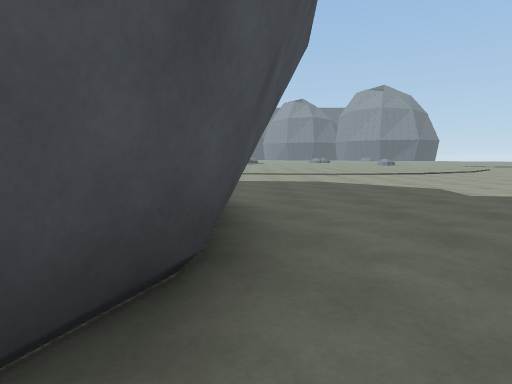
View 1 (above)

18 first-person views from a walk through a scene from a Unity 3-D project. The camera is 1.2 m above the floor, tilts 6° down and sees 75° across. The floor is counted in squares, 2 m on a side. Each view is taken from the middle of a square. On the plan, view 1 faces up. The plan holds only what a view shows up to about 10 squares ahead; the rest is blank. The place goes on beyond the plan. The player character is not drawn.

View 2
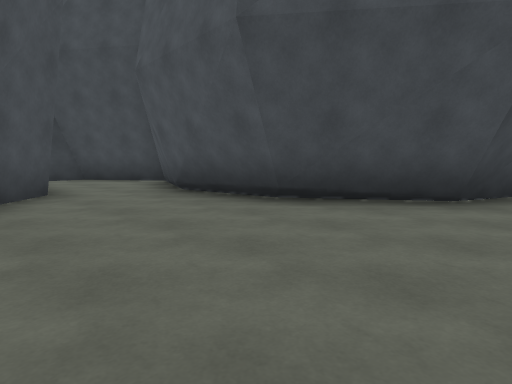

View 3
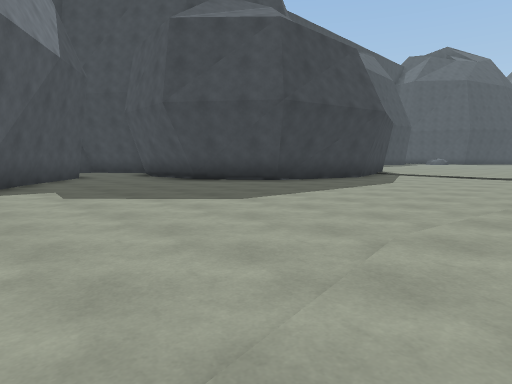

View 4
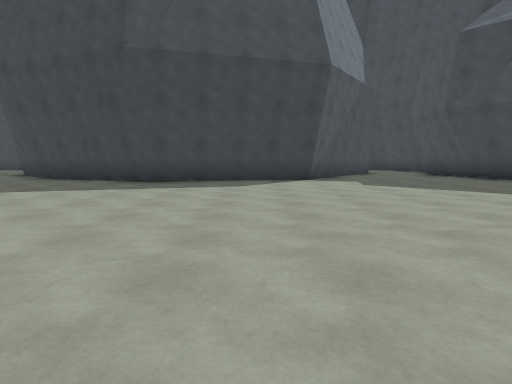

View 5
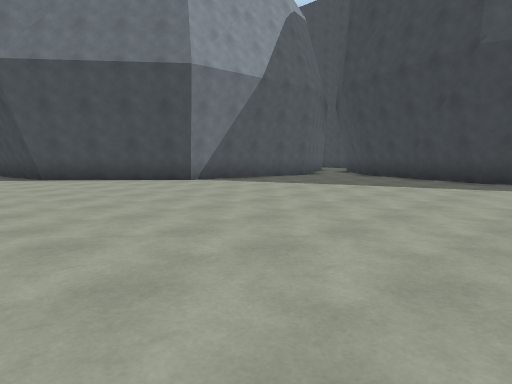

View 6
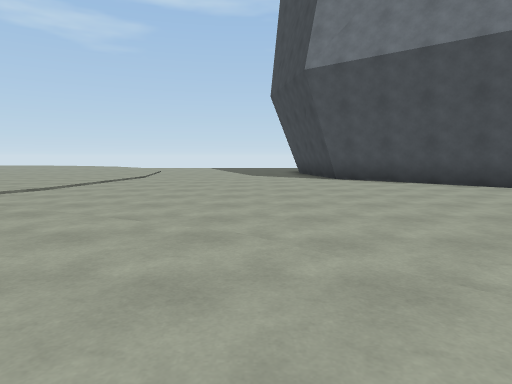

View 7
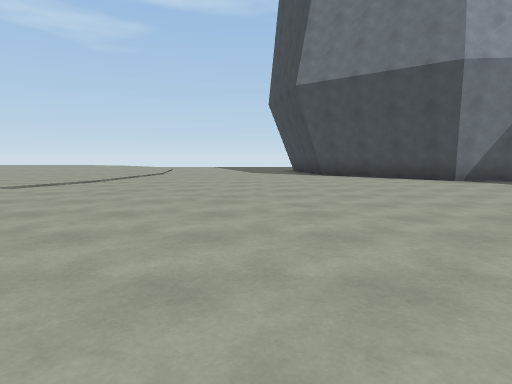

View 8
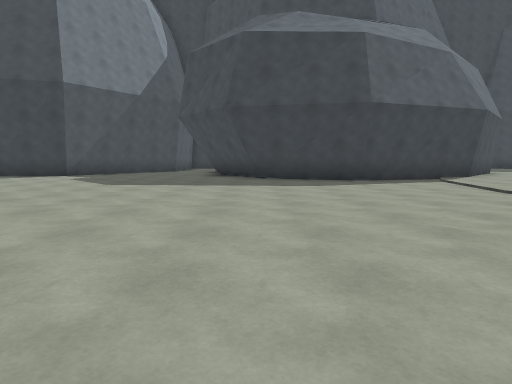

View 9
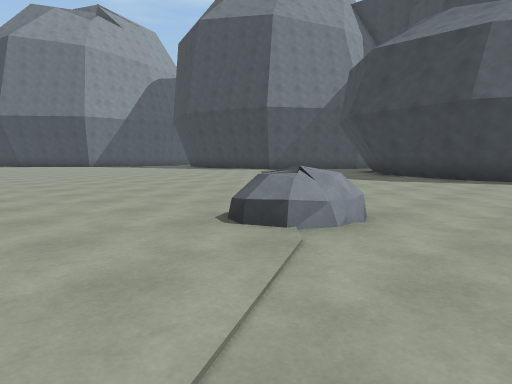

View 10
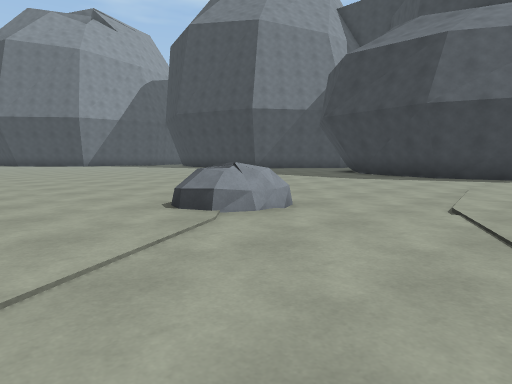

View 11
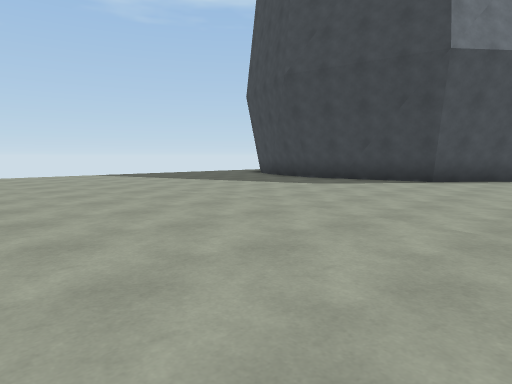

View 12
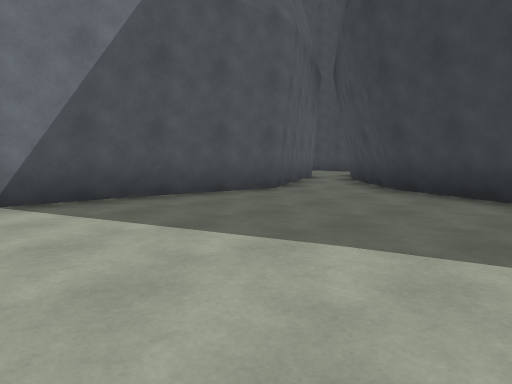

View 13
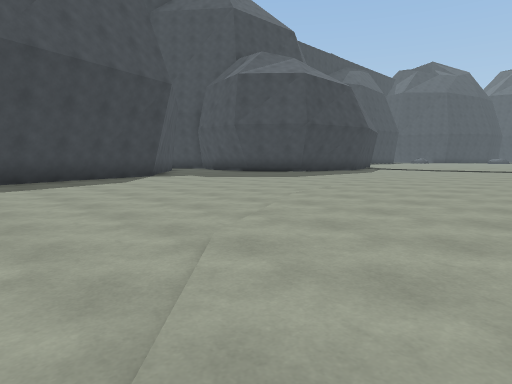

View 14
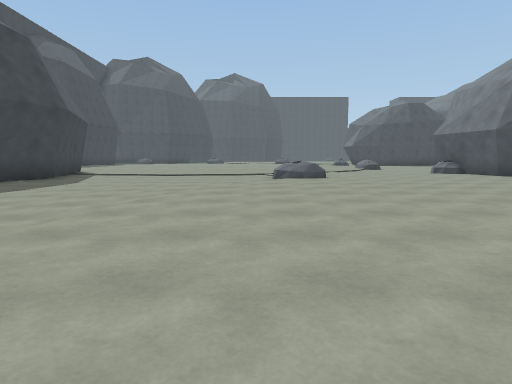

View 15
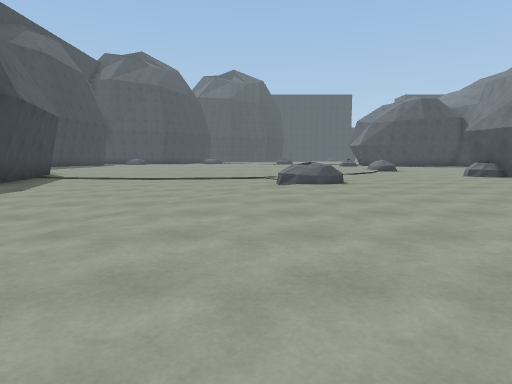

View 16
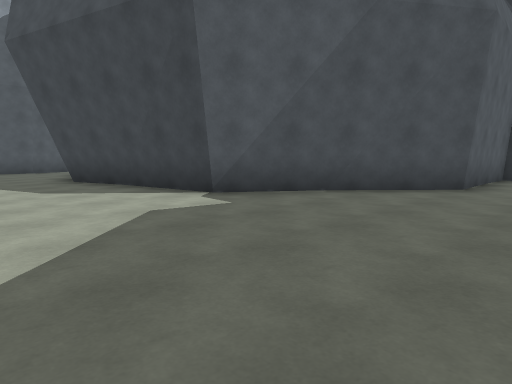

View 17
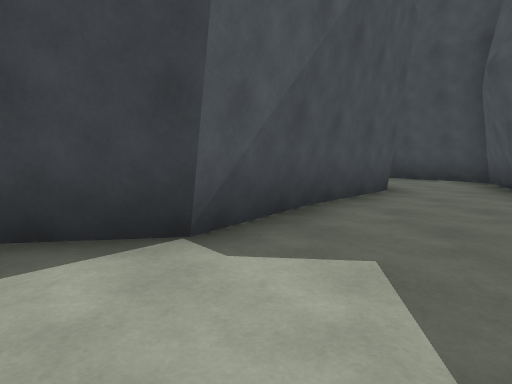

View 18
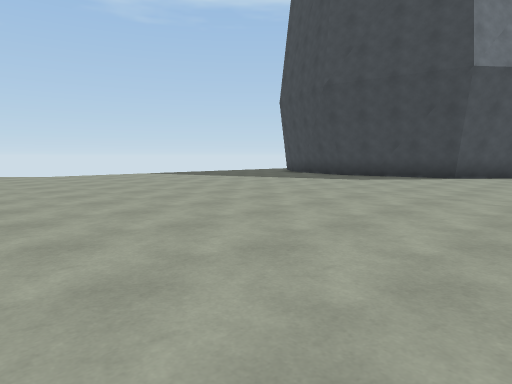

### Floor plan
Points are (right, up) in squares from view 1. A wall is a line through its corners. A room is listed if a view was taken in it or the views show most of it. See-through windows are left out.
Room 1 (view 1)
walls: (0, 1.7) (-1, -0.5); (-1.3, -0.5) (0.1, -2.5) (1.6, -2.5) (1.6, 1)
low walls: (-0.8, 0.5) (-1.3, -0.5); (-0.5, 1.2) (-0.7, 0.6)
ways out: opening at (1, 2) to room 2
Room 2 (views 2, 3, 4, 5, 6, 7, 8, 9, 10, 11, 12, 13, 14, 15, 16, 17, 18)
walls: (16.3, 11) (17.7, 12.8) (20.5, 13.4); (-6.7, 20.4) (-7.2, 20.3); (6.2, 4.9) (8.8, 5.7) (12.6, 4.1) (14.1, 2.4); (14.7, 7.1) (14.9, 9.6) (16.9, 11.6); (-1.7, 6.1) (-0.2, 4.1) (0.1, 2.3); (-3.3, 6.4) (-2, 6.2) (-0.3, 4) (0, 1.7); (-5, 6.9) (-2, 5.9); (2.8, 2.3) (4.4, 4.7) (7, 5.1); (0, 2.8) (-0.1, 1.6); (-6.6, 6.4) (-4.8, 7.1); (1.6, 1) (3.3, 2.9); (15.8, 2.1) (14.3, 5.1) (14.8, 7.8); (-8.6, 6) (-5.6, 6.7)
low walls: (16.8, 11.4) (17.9, 12.7) (20.2, 13.1); (7.5, 5.1) (8.8, 5.5); (-2.5, 6) (-2, 5.9) (-0.5, 3.9); (-0.4, 3.1) (-0.2, 1.6)
ways out: opening at (1, 2) to room 1

Positions as (right, up) in squares from view 1, and headings:
1: (0, 0), facing up
2: (3, 7), facing down-left
3: (5, 12), facing down-left
4: (6, 14), facing down
5: (7, 15), facing down-right
6: (8, 15), facing right
7: (6, 15), facing right
8: (-2, 16), facing down
9: (-7, 17), facing down-right
10: (-8, 17), facing down-right
11: (15, 22), facing down-right
12: (10, 10), facing down-right
13: (10, 15), facing down-left
14: (5, 13), facing left
15: (3, 13), facing left
16: (0, 8), facing down-right
17: (4, 7), facing down
18: (15, 24), facing down-right
